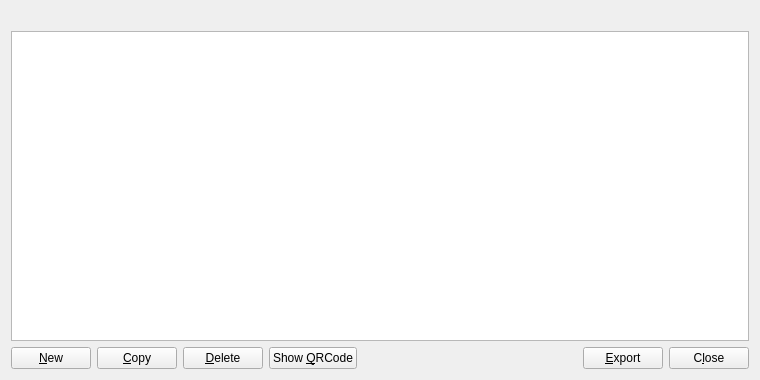
<?xml version="1.0" encoding="UTF-8"?>
<ui version="4.0">
 <class>AddressBookPage</class>
 <widget class="QWidget" name="AddressBookPage">
  <property name="geometry">
   <rect>
    <x>0</x>
    <y>0</y>
    <width>760</width>
    <height>380</height>
   </rect>
  </property>
  <layout class="QVBoxLayout" name="verticalLayout">
   <item>
    <widget class="QLabel" name="labelExplanation">
     <property name="textFormat">
      <enum>Qt::PlainText</enum>
     </property>
     <property name="wordWrap">
      <bool>true</bool>
     </property>
    </widget>
   </item>
   <item>
    <widget class="QTableView" name="tableView">
     <property name="contextMenuPolicy">
      <enum>Qt::CustomContextMenu</enum>
     </property>
     <property name="toolTip">
      <string>Right-click to edit address or label</string>
     </property>
     <property name="tabKeyNavigation">
      <bool>false</bool>
     </property>
     <property name="alternatingRowColors">
      <bool>true</bool>
     </property>
     <property name="selectionMode">
      <enum>QAbstractItemView::SingleSelection</enum>
     </property>
     <property name="selectionBehavior">
      <enum>QAbstractItemView::SelectRows</enum>
     </property>
     <property name="sortingEnabled">
      <bool>true</bool>
     </property>
     <attribute name="verticalHeaderVisible">
      <bool>false</bool>
     </attribute>
    </widget>
   </item>
   <item>
    <layout class="QHBoxLayout" name="horizontalLayout">
     <item>
      <widget class="QPushButton" name="newAddress">
       <property name="toolTip">
        <string>Create a new address</string>
       </property>
       <property name="text">
        <string>&amp;New</string>
       </property>
       <property name="autoDefault">
        <bool>false</bool>
       </property>
      </widget>
     </item>
     <item>
      <widget class="QPushButton" name="copyAddress">
       <property name="toolTip">
        <string>Copy the currently selected address to the system clipboard</string>
       </property>
       <property name="text">
        <string>&amp;Copy</string>
       </property>
       <property name="autoDefault">
        <bool>false</bool>
       </property>
      </widget>
     </item>
     <item>
      <widget class="QPushButton" name="deleteAddress">
       <property name="toolTip">
        <string>Delete the currently selected address from the list</string>
       </property>
       <property name="text">
        <string>&amp;Delete</string>
       </property>
       <property name="autoDefault">
        <bool>false</bool>
       </property>
      </widget>
     </item>
     <item>
      <widget class="QPushButton" name="showQRCode">
       <property name="enabled">
        <bool>true</bool>
       </property>
       <property name="maximumSize">
        <size>
         <width>16777206</width>
         <height>16777215</height>
        </size>
       </property>
       <property name="toolTip">
        <string>Generates QR codes and soom URIs</string>
       </property>
       <property name="text">
        <string>Show &amp;QRCode</string>
       </property>
      </widget>
     </item>
     <item>
      <spacer name="horizontalSpacer">
       <property name="orientation">
        <enum>Qt::Horizontal</enum>
       </property>
       <property name="sizeHint" stdset="0">
        <size>
         <width>40</width>
         <height>20</height>
        </size>
       </property>
      </spacer>
     </item>
     <item>
      <widget class="QPushButton" name="exportButton">
       <property name="toolTip">
        <string>Export the data in the current tab to a file</string>
       </property>
       <property name="text">
        <string>&amp;Export</string>
       </property>
       <property name="autoDefault">
        <bool>false</bool>
       </property>
      </widget>
     </item>
     <item>
      <widget class="QPushButton" name="closeButton">
       <property name="sizePolicy">
        <sizepolicy hsizetype="Minimum" vsizetype="Minimum">
         <horstretch>0</horstretch>
         <verstretch>0</verstretch>
        </sizepolicy>
       </property>
       <property name="text">
        <string>C&amp;lose</string>
       </property>
       <property name="autoDefault">
        <bool>false</bool>
       </property>
      </widget>
     </item>
    </layout>
   </item>
  </layout>
 </widget>
 <resources>
  <include location="../soom.qrc"/>
 </resources>
 <connections/>
</ui>
